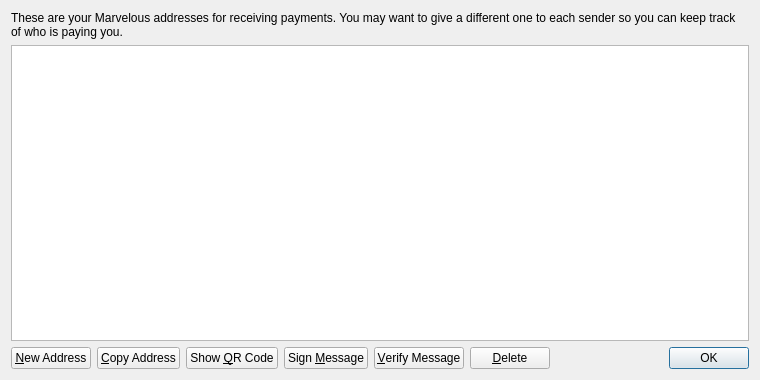
<?xml version="1.0" encoding="UTF-8"?>
<ui version="4.0">
 <class>AddressBookPage</class>
 <widget class="QWidget" name="AddressBookPage">
  <property name="geometry">
   <rect>
    <x>0</x>
    <y>0</y>
    <width>760</width>
    <height>380</height>
   </rect>
  </property>
  <property name="windowTitle">
   <string>Address Book</string>
  </property>
  <layout class="QVBoxLayout" name="verticalLayout">
   <item>
    <widget class="QLabel" name="labelExplanation">
     <property name="text">
      <string>These are your Marvelous addresses for receiving payments. You may want to give a different one to each sender so you can keep track of who is paying you.</string>
     </property>
     <property name="textFormat">
      <enum>Qt::PlainText</enum>
     </property>
     <property name="wordWrap">
      <bool>true</bool>
     </property>
    </widget>
   </item>
   <item>
    <widget class="QTableView" name="tableView">
     <property name="contextMenuPolicy">
      <enum>Qt::CustomContextMenu</enum>
     </property>
     <property name="toolTip">
      <string>Double-click to edit address or label</string>
     </property>
     <property name="tabKeyNavigation">
      <bool>false</bool>
     </property>
     <property name="alternatingRowColors">
      <bool>true</bool>
     </property>
     <property name="selectionMode">
      <enum>QAbstractItemView::SingleSelection</enum>
     </property>
     <property name="selectionBehavior">
      <enum>QAbstractItemView::SelectRows</enum>
     </property>
     <property name="sortingEnabled">
      <bool>true</bool>
     </property>
     <attribute name="verticalHeaderVisible">
      <bool>false</bool>
     </attribute>
    </widget>
   </item>
   <item>
    <layout class="QHBoxLayout" name="horizontalLayout">
     <item>
      <widget class="QPushButton" name="newAddressButton">
       <property name="toolTip">
        <string>Create a new address</string>
       </property>
       <property name="text">
        <string>&amp;New Address</string>
       </property>
       <property name="icon">
        <iconset resource="../bitcoin.qrc">
         <normaloff>:/icons/add</normaloff>:/icons/add</iconset>
       </property>
      </widget>
     </item>
     <item>
      <widget class="QPushButton" name="copyToClipboard">
       <property name="toolTip">
        <string>Copy the currently selected address to the system clipboard</string>
       </property>
       <property name="text">
        <string>&amp;Copy Address</string>
       </property>
       <property name="icon">
        <iconset resource="../bitcoin.qrc">
         <normaloff>:/icons/editcopy</normaloff>:/icons/editcopy</iconset>
       </property>
      </widget>
     </item>
     <item>
      <widget class="QPushButton" name="showQRCode">
       <property name="text">
        <string>Show &amp;QR Code</string>
       </property>
       <property name="icon">
        <iconset resource="../bitcoin.qrc">
         <normaloff>:/icons/qrcode</normaloff>:/icons/qrcode</iconset>
       </property>
      </widget>
     </item>
     <item>
      <widget class="QPushButton" name="signMessage">
       <property name="toolTip">
        <string>Sign a message to prove you own a Marvelous address</string>
       </property>
       <property name="text">
        <string>Sign &amp;Message</string>
       </property>
       <property name="icon">
        <iconset resource="../bitcoin.qrc">
         <normaloff>:/icons/edit</normaloff>:/icons/edit</iconset>
       </property>
      </widget>
     </item>
     <item>
      <widget class="QPushButton" name="verifyMessage">
       <property name="toolTip">
        <string>Verify a message to ensure it was signed with a specified Marvelous address</string>
       </property>
       <property name="text">
        <string>&amp;Verify Message</string>
       </property>
       <property name="icon">
        <iconset resource="../bitcoin.qrc">
         <normaloff>:/icons/transaction_0</normaloff>:/icons/transaction_0</iconset>
       </property>
      </widget>
     </item>
     <item>
      <widget class="QPushButton" name="deleteButton">
       <property name="toolTip">
        <string>Delete the currently selected address from the list</string>
       </property>
       <property name="text">
        <string>&amp;Delete</string>
       </property>
       <property name="icon">
        <iconset resource="../bitcoin.qrc">
         <normaloff>:/icons/remove</normaloff>:/icons/remove</iconset>
       </property>
      </widget>
     </item>
     <item>
      <spacer name="horizontalSpacer">
       <property name="orientation">
        <enum>Qt::Horizontal</enum>
       </property>
       <property name="sizeHint" stdset="0">
        <size>
         <width>40</width>
         <height>20</height>
        </size>
       </property>
      </spacer>
     </item>
     <item>
      <widget class="QDialogButtonBox" name="buttonBox">
       <property name="sizePolicy">
        <sizepolicy hsizetype="Maximum" vsizetype="Fixed">
         <horstretch>0</horstretch>
         <verstretch>0</verstretch>
        </sizepolicy>
       </property>
       <property name="standardButtons">
        <set>QDialogButtonBox::Ok</set>
       </property>
      </widget>
     </item>
    </layout>
   </item>
  </layout>
 </widget>
 <resources>
  <include location="../bitcoin.qrc"/>
 </resources>
 <connections/>
</ui>
